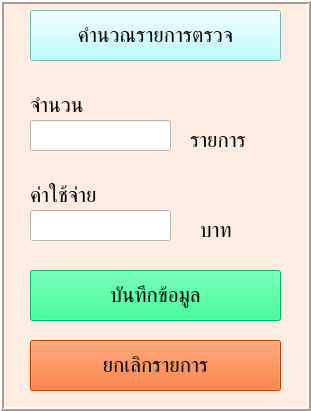
   <widget class="QFrame" name="summary_frame">
    <property name="geometry">
     <rect>
      <x>800</x>
      <y>270</y>
      <width>311</width>
      <height>411</height>
     </rect>
    </property>
    <property name="font">
     <font>
      <family>Times New Roman</family>
      <pointsize>10</pointsize>
     </font>
    </property>
    <property name="styleSheet">
     <string notr="true">background:rgb(255, 236, 226)</string>
    </property>
    <property name="frameShape">
     <enum>QFrame::Box</enum>
    </property>
    <property name="frameShadow">
     <enum>QFrame::Raised</enum>
    </property>
    <property name="lineWidth">
     <number>2</number>
    </property>
    <widget class="QPushButton" name="summary_Button">
     <property name="geometry">
      <rect>
       <x>30</x>
       <y>10</y>
       <width>251</width>
       <height>51</height>
      </rect>
     </property>
     <property name="font">
      <font>
       <family>TH Niramit AS</family>
       <pointsize>16</pointsize>
      </font>
     </property>
     <property name="styleSheet">
      <string notr="true">background:rgb(170, 255, 255)</string>
     </property>
     <property name="text">
      <string>คำนวณรายการตรวจ</string>
     </property>
    </widget>
    <widget class="QLabel" name="amount_label">
     <property name="geometry">
      <rect>
       <x>30</x>
       <y>90</y>
       <width>101</width>
       <height>31</height>
      </rect>
     </property>
     <property name="font">
      <font>
       <family>TH Niramit AS</family>
       <pointsize>16</pointsize>
      </font>
     </property>
     <property name="text">
      <string>จำนวน</string>
     </property>
    </widget>
    <widget class="QLineEdit" name="amount_lineEdit">
     <property name="geometry">
      <rect>
       <x>30</x>
       <y>120</y>
       <width>141</width>
       <height>31</height>
      </rect>
     </property>
     <property name="font">
      <font>
       <family>Times New Roman</family>
       <pointsize>10</pointsize>
      </font>
     </property>
     <property name="styleSheet">
      <string notr="true">background:rgb(255, 255, 255)</string>
     </property>
     <property name="alignment">
      <set>Qt::AlignCenter</set>
     </property>
    </widget>
    <widget class="QLabel" name="list_label">
     <property name="geometry">
      <rect>
       <x>190</x>
       <y>120</y>
       <width>71</width>
       <height>41</height>
      </rect>
     </property>
     <property name="font">
      <font>
       <family>TH Niramit AS</family>
       <pointsize>16</pointsize>
      </font>
     </property>
     <property name="text">
      <string>รายการ</string>
     </property>
    </widget>
    <widget class="QLabel" name="cost_label">
     <property name="geometry">
      <rect>
       <x>30</x>
       <y>180</y>
       <width>101</width>
       <height>31</height>
      </rect>
     </property>
     <property name="font">
      <font>
       <family>TH Niramit AS</family>
       <pointsize>16</pointsize>
      </font>
     </property>
     <property name="text">
      <string>ค่าใช้จ่าย</string>
     </property>
    </widget>
    <widget class="QLineEdit" name="cost_lineEdit">
     <property name="geometry">
      <rect>
       <x>30</x>
       <y>210</y>
       <width>141</width>
       <height>31</height>
      </rect>
     </property>
     <property name="font">
      <font>
       <family>Times New Roman</family>
       <pointsize>10</pointsize>
      </font>
     </property>
     <property name="styleSheet">
      <string notr="true">background:rgb(255, 255, 255)</string>
     </property>
     <property name="alignment">
      <set>Qt::AlignCenter</set>
     </property>
    </widget>
    <widget class="QLabel" name="cost_unit_label">
     <property name="geometry">
      <rect>
       <x>200</x>
       <y>210</y>
       <width>41</width>
       <height>41</height>
      </rect>
     </property>
     <property name="font">
      <font>
       <family>TH Niramit AS</family>
       <pointsize>16</pointsize>
      </font>
     </property>
     <property name="text">
      <string>บาท</string>
     </property>
    </widget>
    <widget class="QPushButton" name="save_data_pushButton">
     <property name="geometry">
      <rect>
       <x>30</x>
       <y>270</y>
       <width>251</width>
       <height>51</height>
      </rect>
     </property>
     <property name="font">
      <font>
       <family>TH Niramit AS</family>
       <pointsize>16</pointsize>
      </font>
     </property>
     <property name="styleSheet">
      <string notr="true">background:rgb(0, 255, 127)</string>
     </property>
     <property name="text">
      <string>บันทึกข้อมูล</string>
     </property>
    </widget>
    <widget class="QPushButton" name="cancel_pushButton">
     <property name="geometry">
      <rect>
       <x>30</x>
       <y>340</y>
       <width>251</width>
       <height>51</height>
      </rect>
     </property>
     <property name="font">
      <font>
       <family>TH Niramit AS</family>
       <pointsize>16</pointsize>
      </font>
     </property>
     <property name="styleSheet">
      <string notr="true">background:rgb(255, 85, 0)</string>
     </property>
     <property name="text">
      <string>ยกเลิกรายการ</string>
     </property>
    </widget>
   </widget>
